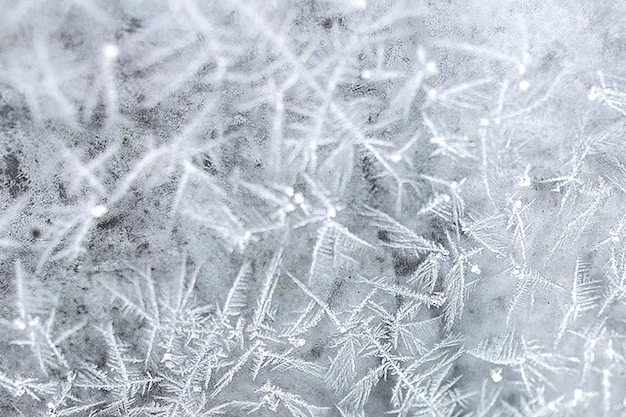
#> input picture perturbationdrive/operators/OverlayImages/frostImg.png, 626 x 417 px
$ python -i imageperturbations.py   (imports and definitions only)
#> lines starting #> are read from the running program, lines starting #| are printed output that depends on the picture
import numpy as np
import cv2
import os
import itertools
import skimage.exposure
from perturbationdrive.operators.AttentionMasks.raindrops_generator.raindrop.dropgenerator import generateDrops, generate_label
import random

from perturbationdrive.perturbationfuncs import (
    gaussian_noise,
    poisson_noise,
    impulse_noise,
    defocus_blur,
    glass_blur,
    motion_blur,
    zoom_blur,
    increase_brightness,
    contrast,
    elastic,
    pixelate,
    jpeg_filter,
    shear_image,
    translate_image,
    scale_image,
    rotate_image,
    fog_mapping,
    splatter_mapping,
    dotted_lines_mapping,
    zigzag_mapping,
    canny_edges_mapping,
    speckle_noise_filter,
    false_color_filter,
    high_pass_filter,
    low_pass_filter,
    phase_scrambling,
    histogram_equalisation,
    reflection_filter,
    white_balance_filter,
    sharpen_filter,
    grayscale_filter,
    posterize_filter,
    cutout_filter,
    sample_pairing_filter,
    gaussian_blur,
    saturation_filter,
    saturation_decrease_filter,
    fog_filter,
    frost_filter,
    snow_filter,
    dynamic_snow_filter,
    dynamic_rain_filter,
    dynamic_raindrop_filter,
    object_overlay,
    dynamic_object_overlay,
    dynamic_sun_filter,
    dynamic_lightning_filter,
    dynamic_smoke_filter,
    perturb_high_attention_regions,
    perturb_highest_n_attention_regions,
    perturb_lowest_n_attention_regions,
    perturb_random_n_attention_regions,
    effects_attention_regions,
    static_lightning_filter,
    static_sun_filter,
    static_rain_filter,
    static_snow_filter,
    static_smoke_filter,
    static_object_overlay,
)
import types
import importlib
from perturbationdrive.operators.NeuralStyleTransfer import NeuralStyleTransfer
from perturbationdrive.operators.SaliencyMap import gradCam, getActivationMap
from typing import Any, Union, List, Tuple
from perturbationdrive.operators.Generative.Sim2RealGen import Sim2RealGen


class ImagePerturbation:
    """
    Instanciates an image perturbation class

    :param funcs: List of the function names we want to use as perturbations
    :type funcs: list string
    :default funcs: If this list is empty we use all perturbations which are quick enough for
        the simultation

    :param attention_map: States if we perturbated the input based on the attention map and which attention map to use. Possible arguments for map are
        `grad_cam` or `vanilla`.
        If you want to perturb based on the attention map you will need to speciy the model, attention threshold as well as the map type here.
        You can use either the vanilla saliency map or the Grad Cam attention map. If this dict is empty we do not perturb based on the saliency regions
        The image can either be perturbed on the absolut value or the highest / lowest n-percent of the attention map by specifying the attention_perturbation argument..
        Default attention_perturbation is `perturb_high_attention_regions`, other possible values are `perturb_highest_n_attention_regions`, `perturb_lowest_n_attention_regions` and `perturb_random_n_attention_regions`.
    :type attention_map: dict(map: str, model: tf.model, threshold: float, layer: str, attention_perturbation: str).
    :default attention_map={}: The treshold can be empty and is 0.5 per default. The default layer for the GradCam Map is `conv2d_5`
    """

    # [191 lines left out: functions __init__, perturbation, candy_styling, la_muse_styling, mosaic_styling, feathers_styling and 7 more, not called in this run]

    def useGenerativeModels(self, func_names):
        return True if ("sim2real" in func_names or "sim2sim" in func_names) else False


    # [221 lines left out: functions effects_attention_regions_dynamic, effects_regions_dynamic, find_third_point, not called in this run]

def _loadMaskFrames(
    path: str,
    isGreenScreen=True,
    height: int = 160,
    width: int = 320,
    green_screen_color: List[int] = [66, 193, 5],
    threshold=40,
) -> list:
    """
    Loads all frames for a given mp4 video. Appends alpha channel and optionally sets
    the alpha channel of the greenscreen background to 0

    Parameters:
        - path str: Path to mp4 video
        - isGreenScreen boolean=True: States if the greenscreen background is removed
        - height int=240: Desired height of the frames
        - widht int=320: Desired widht of the frames

    Returns: list MatLike
    """
#> called with path = 'operators/OverlayImages/frostImg.png', isGreenScreen = True, height = 160, width = 320, threshold = 40
    cap = cv2.VideoCapture(path)

    # extract frames
    frames = []
    while True:
        # the image is rgb so we convert it to rgba
        ret, frame = cap.read()
#> frame is the input picture: shape (417, 626, 3); mean B, G, R 202.8, 192.5, 185.5
        if not ret or frame is None:
            break
        # convert to rgba
        frame = cv2.cvtColor(frame, cv2.COLOR_BGR2BGRA)
#> frame: shape (417, 626, 4)
        # option to remove greenscreen by default
        if frame.shape[2] != 4:
            # append alpha channel
            alpha_channel = np.ones(frame.shape[:2], dtype=frame.dtype) * 255
            frame = cv2.merge((frame, alpha_channel))
        if isGreenScreen:
            frame = _remove_green_pixels(frame, green_screen_color, threshold=threshold)
        frame = cv2.resize(frame, (width, height))
        frames.append(frame)
    cap.release()
    return frames


def _remove_green_pixels(image, target_green_rgb, threshold=40):
    """
    Remove green pixels around a target color value.

    """
#> called with threshold = 40
    # Convert the target green color to HSV since it's better for color thresholding
    target_green_hsv = cv2.cvtColor(np.uint8([[target_green_rgb]]), cv2.COLOR_RGB2HSV)[
        0
    ][0]

    # Convert the image to HSV
    hsv_image = cv2.cvtColor(image, cv2.COLOR_BGR2HSV)
#> hsv_image: shape (417, 626, 3); mean H, S, V 107.8, 22.4, 202.8

    # Define the range for the target green color
    lower_green = np.array(
        [
            max(target_green_hsv[0] - threshold, 0),
            max(target_green_hsv[1] - threshold, 0),
            max(target_green_hsv[2] - threshold, 0),
        ]
    )
    upper_green = np.array(
        [
            min(target_green_hsv[0] + threshold, 255),
            min(target_green_hsv[1] + threshold, 255),
            min(target_green_hsv[2] + threshold, 255),
        ]
    )

    # Create a mask for the green color
    mask = cv2.inRange(hsv_image, lower_green, upper_green)
#> mask: shape (417, 626); every value is 0

    if image.shape[2] == 3:
        # Create an alpha channel
        alpha_channel = np.ones(image.shape[:2], dtype=image.dtype) * 255
        # Add the alpha channel to make it 4-channel
        image = cv2.merge([image, alpha_channel])

    if image.shape[2] == 4:
        mask_4channel = cv2.merge([mask, mask, mask, np.zeros_like(mask)])
#> mask_4channel: shape (417, 626, 4); every value is 0
        mask_indices = np.where(mask_4channel == 255)
#> mask_indices = (empty array, empty array, empty array)

        image[mask_indices[0], mask_indices[1], :] = (
            255,
            255,
            255,
            0,
        )  # Replacing with transparent
    else:
        mask_3channel = cv2.merge([mask, mask, mask])
        mask_indices = np.where(mask_3channel == 255)
        image[mask_indices[0], mask_indices[1], :] = (
            255,
            255,
            255,
            0,
        )  # Replacing with transparent

    return image


# [24 lines left out: function _removeGreenScreen, not called in this run]


# Mapping of function names to function objects
# [72 lines that did not run here, left out]

# mapping of dynamic perturbation functions to their image path and iterator name
# [44 lines that did not run here, left out]

# [38 lines that did not run here, left out]

# mapping of dynamic perturbation functions to their iterator name
# [9 lines that did not run here, left out]

# [8 lines that did not run here, left out]


# [68 lines left out: functions _convertStringToPertubation, get_functions_from_module, getNeuralModelPaths, mapSaliencyNameToFunc, not called in this run]


def preprocess_image_saliency(img):
    img_arr = np.asarray(img, dtype=np.float32)
    return img_arr.reshape((1,) + img_arr.shape)

>>> result = _loadMaskFrames('operators/OverlayImages/frostImg.png')
#> in _loadMaskFrames, `frame = cv2.resize(frame, (width, height))`:
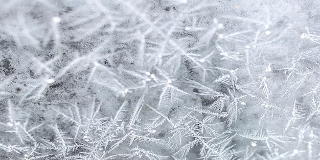
#> frame: shape (160, 320, 4); mean B, G, R, A 202.7, 192.4, 185.3, 255
